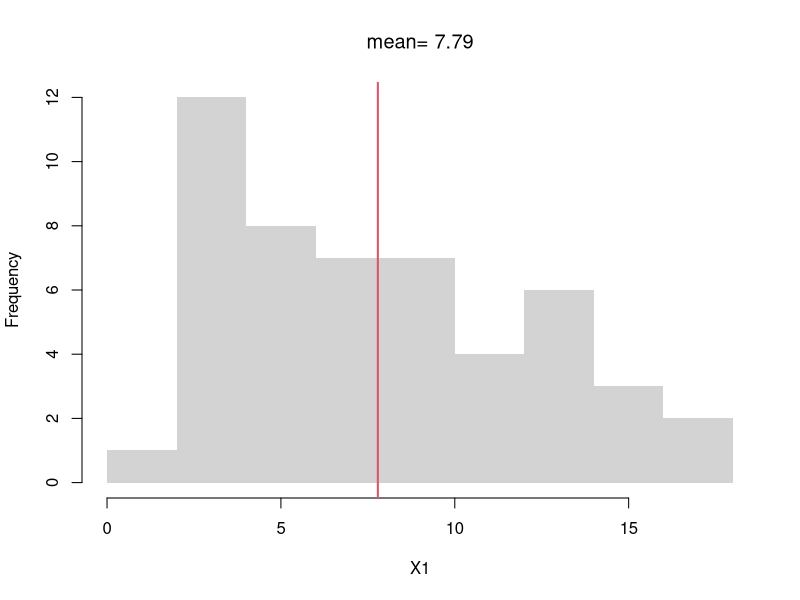
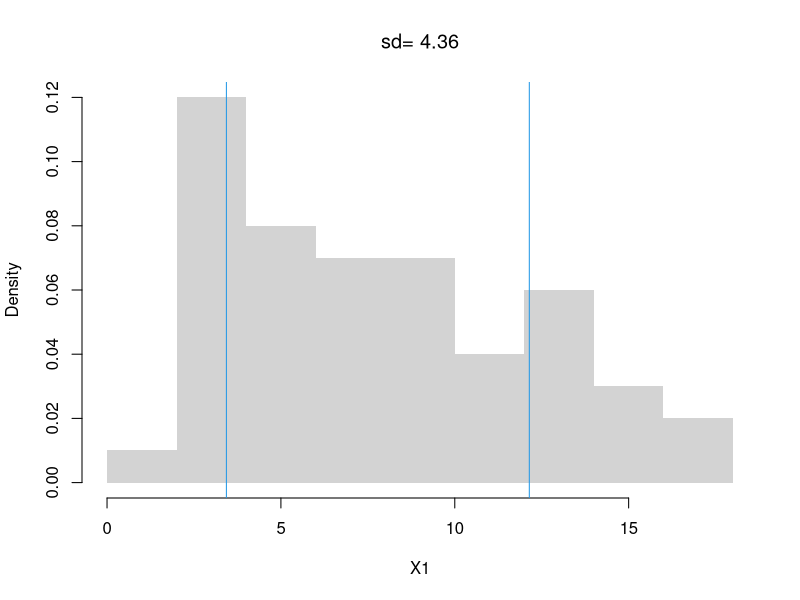

Write the R code that produced these figures, in order. (Note: this script raises an error after producing the figures.)
## ---- chunk 1
# A random sample (real data)
X <- USArrests[,'Murder']
summary(X)

# A random sample (computer simulation)
X <-  runif(1000)
summary(X)

# Another random sample (computer simulation)
X <- rnorm(1000) 
summary(X)
## ---- chunk 2
X <- c(1,4,10)
sum(X)/length(X)
mean(X)
## ---- chunk 3
# compute the mean of a random sample
X1 <- USArrests[,'Murder']
X1_mean <- mean(X1)
X1_mean

# visualize on a histogram
hist(X1, border=NA, main=NA)
abline(v=X1_mean, col=2, lwd=2)
title(paste0('mean= ', round(X1_mean,2)), font.main=1)
## ---- chunk 4
X <- c(1,4,10)
X_mean <- mean(X)
X_var <- mean( (X - X_mean)^2 )
sqrt(X_var)
## ---- chunk 5
X1_s <- sd(X1) # sqrt(var(X))
hist(X1, border=NA, main=NA, freq=F)
X1_s_lh <- c(X1_mean - X1_s,  X1_mean + X1_s)
abline(v=X1_s_lh, col=4)
text(X1_s_lh, -.02,
    c( expression(bar(X)-s[X]), expression(bar(X)+s[X])),
    col=4, adj=0)
title(paste0('sd= ', round(X1_s,2)), font.main=1)
## ---- chunk 6
X <- c(1,4,10)

X_mean <- mean(X)
X_var <- mean( (X - X_mean)^2 )
X_var

# Corrected Version
n <- length(X)  
X_var2 <- sum( (X - X_mean)^2 )/(n-1)
X_var2

var(X) # R-Version
## ---- chunk 7
X <- rexp(50, 0.4)
X
hist(X, freq=F, breaks=seq(0,18),
    border=NA, main='')

# For discrete numbers
# X <- rgeom(50, .4)
#proportions <- table(X)/length(X)
#plot(proportions, ylab='proportion')
## ---- chunk 8

X_extreme <- c(X, 1000) # add one extreme value
#par(mfrow=c(1,2)) # visualize side-by-side
#hist(X)
#hist(X_extreme)


# Which measures of central tendency are robust
# to a single extreme value?
mean(X)
mean( X_extreme )

quantile(X, prob=0.5)
quantile(X_extreme, prob=0.5)
## ---- chunk 9
X <- c(-100,1,4,10,10)
# An intuitive alternative to sd(X), used in the boxplot
quants <- quantile(X, probs=c(.25,.75))
quants[2]-quants[1]
IQR(X)
## ---- chunk 10
X <- c(1,4,10)
#Another alternative to sd(X)
mad(X, constant=1)

# Computationally equivalent
# x_med <- quantile(X, probs=.5)
# x_absdev <- abs(X -x_med)
# quantile(x_absdev, probs=.5)
## ---- chunk 11
X <- rgeom(50, .4)
X_extreme <- c(X, 1000) # add one extreme value

sd(X)
sd(X_extreme)

mad(X, constant=1)
mad(X_extreme, constant=1)

IQR(X)
IQR(X_extreme)
## ---- chunk 12
# Draw 3 Random Letters
x <- LETTERS
x_probs <- seq(1, length(x))
x_probs <- x_probs/sum(x_probs) # probs must sum to 1
X <- sample(x, 1, prob=x_probs, replace=T)
X

# Draw Random Letters 100 Times
X <- sample(x, 1000, prob=x_probs, replace=T)
X <- factor(unlist(X), levels=LETTERS, ordered=F)

proportions <- table(X)/length(X)
plot(proportions, col=grey(0,0.5))

# mode(s)
mode_id <- which(proportions==max(proportions))
names(proportions)[ mode_id ]

# freq. spreads
sd(proportions)
sum(proportions^2)

# freq. concentration at mode
max(proportions)/mean(proportions)
## ---- chunk 13
X <- rweibull(1000, shape=1)
hist(X, border=NA, main=NA, freq=F, breaks=20)

skewness <-  function(X){
 X_mean <- mean(X)
 m3 <- mean((X - X_mean)^3)
 s3 <- sd(X)^3
 skew <- m3/s3
 return(skew)
}

skewness( rweibull(1000, shape=1))
skewness( rweibull(1000, shape=10) )
## ---- chunk 14
X <- rweibull(1000, shape=1)
boxplot(X, main=NA)

kurtosis <- function(X){  
 X_mean <- mean(X)
 m4 <- mean((X - X_mean)^4) 
 s4 <- sd(X)^4
 kurt <- m4/s4
 return(kurt)
 # use instead to compare against normal
 # excess_kurt <- kurt - 3 
}

kurtosis( rweibull(1000, shape=1) )
kurtosis( rweibull(1000, shape=10) )
## ---- chunk 15
# Complicated Random Variable
r_ugly0 <- function(n, populationMean=c(-2, 3), populationVar=c(1, 4), prob=c(.5,.5)){
  # Which distribution is each observation coming from
  di <- sample(c(1,2), size=n, replace=TRUE, prob=prob)
  rnorm(n, mean=populationMean[di], sd=sqrt(populationVar)[di])
}

X <- r_ugly0(6000)
hist(X, breaks=60,
    freq=F, border=NA,
    xlab="x", main='')

#hist( rbeta(1000, .6, .6), border=NA, main=NA, freq=F, breaks=20)
## ---- chunk 16
# Another Complicated Random Variable
r_ugly1 <- function(n, theta1=c(-8,-1), theta2=c(-2,2), rho=.25){
    omega   <- rbinom(n, size=1, rho)
    epsilon <- omega * runif(n, theta1[1], theta2[1]) +
        (1-omega) * rnorm(n, theta1[2], theta2[2])
    return(epsilon)
}
# Very Large Sample
X <- r_ugly1(1000000)
hist(X, breaks=1000,  freq=F, border=NA,
    xlab="x", main='')
## ---- chunk 17
# Computerized Way to Compute Mean
x <- c(1,2,3,4,5)
x_probs <- c(1/5, 1/5, 1/5, 1/5, 1/5)
X_mean <- sum(x*x_probs)
X_mean

# Computerized Way to Compute SD
Xvar <- sum((x-X_mean)^2*x_probs)
Xvar
Xsd <- sqrt(Xvar)
Xsd

# Verified by simulation
Xsim <- sample(x, prob=x_probs,
          size=10000, replace=T)
mean(Xsim)
sd(Xsim)
## ---- chunk 18
# A simulation of many coin flips
x <- c(0,1)
x_probs <- c(1/4, 3/4)
X <- sample(x, 1000, prob=x_probs, replace=T)

round( mean(X), 4)

round( var(X), 4)
## ---- chunk 19
# Compute a sample estimate using probability weights
P  <- table(X) #table of counts
p <- c(P)/length(X) #frequencies (must sum to 1)
x <- as.numeric(names(p)) #unique values
cbind(x,p)

# Sample Mean Estimate
X_mean <- sum(x*p)
X_mean
## ---- chunk 20
x <- c(0,1,2)
x_probs <- c(1/3,1/3,1/3)
X  <-  sample(x, prob=x_probs, 1000, replace=T)

# First Way (Computerized)
mean(X)

# Second Way (Explicit Calculations)
# start with a table of counts like the previous example
## ---- chunk 21
Homework1 <- c(score=88, weight=0.25)
Homework2 <- c(score=92, weight=0.25)
Exam1 <- c(score=67, weight=0.2)
Exam2 <- c(score=90, weight=0.3)

Grades <- rbind(Homework1, Homework2, Exam1, Exam2)
Grades
## ---- chunk 22
# Manual Way
88*0.25 + 92*0.25 + 67*0.2 + 90*0.3

# Computerized Way
Values <- Grades[,'score'] * Grades[,'weight']
FinalGrade <- sum(Values)
FinalGrade
## ---- chunk 23
weighted.quantile <- function(x, w, probs){
    #See spatstat.univar::weighted.quantile
    oo <- order(x)
    x <- x[oo]
    w <- w[oo]
    Fx <- cumsum(w)/sum(w)
    quantile_id <- max(which(Fx <= probs))+1
    xq <- x[quantile_id] 
    return(xq)
}

## Unweighted
quantile(X, probs=.5)
weights <- rep(1, length(X))
weighted.quantile(x=X, w=weights, probs=.5)

## Weighted
weights <- seq(X)
weights <- weights/sum(weights) # normalize
weighted.quantile(x=X, w=weights, probs=.5)
## ---- chunk 24
# Exponential Random Variable
X <- rexp(5000, 2)
m <- mean(X)
round(m, 2)

# Normal Random Variable
X <- rnorm(5000, 1, 2)
round(mean(X), 2)
round(var(X), 2)
## ---- chunk 25
X <- USArrests[,'Murder']
round( mean(X), 4)
round( var(X), 4)
## ---- chunk 26
# values and probabilities
h  <- hist(X, plot=F)
wt <- h[['counts']]/length(X) 
xt <- h[['mids']]
# Weighted mean
X_mean <- sum(wt*xt)
X_mean

# Compare to "mean(x)"
## ---- chunk 27
X <- runif(2000, -1, 1)
